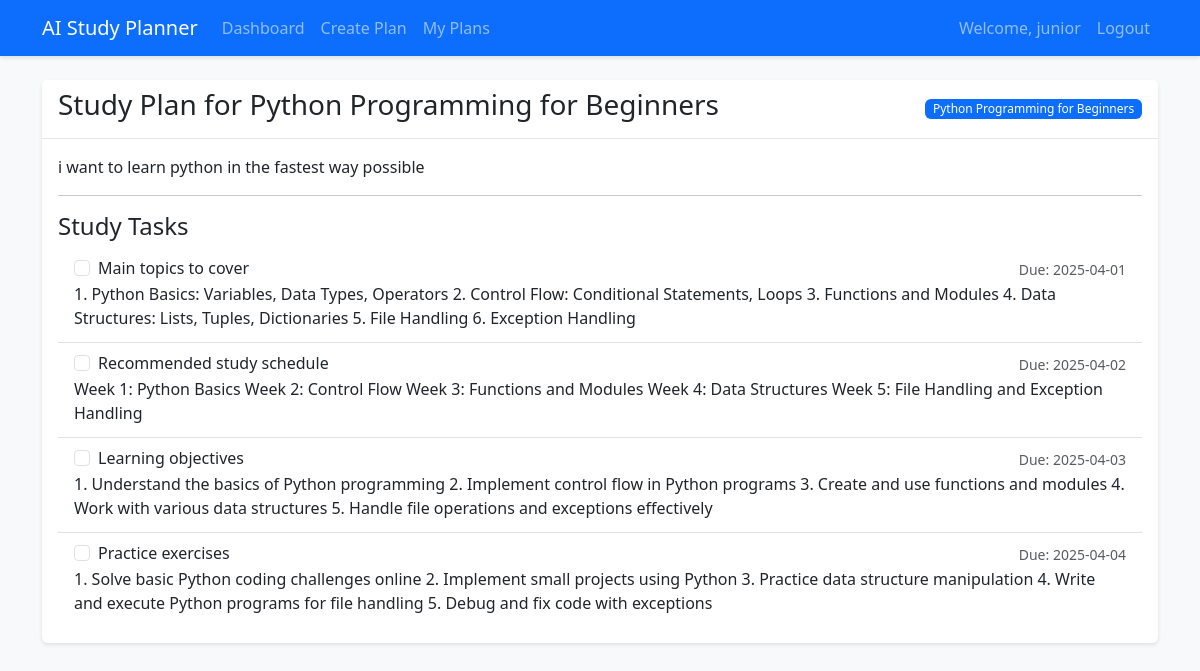
The app's page /plan/1 (signed in) with its own data.
### app/models/user.py (models this page shows, shortened)
class User(UserMixin, db.Model):
    id = db.Column(db.Integer, primary_key=True)
    username = db.Column(db.String(64), unique=True, nullable=False)
    email = db.Column(db.String(120), unique=True, nullable=False)
    password_hash = db.Column(db.String(128))
    study_plans = db.relationship('StudyPlan', backref='user', lazy=True)

### app/models/study_plan.py (models this page shows)
class StudyPlan(db.Model):
    id = db.Column(db.Integer, primary_key=True)
    title = db.Column(db.String(100), nullable=False)
    subject = db.Column(db.String(100), nullable=False)
    description = db.Column(db.Text)
    created_at = db.Column(db.DateTime, default=datetime.utcnow)
    user_id = db.Column(db.Integer, db.ForeignKey('user.id'), nullable=False)
    tasks = db.relationship('StudyTask', backref='study_plan', lazy=True)

class StudyTask(db.Model):
    id = db.Column(db.Integer, primary_key=True)
    title = db.Column(db.String(100), nullable=False)
    description = db.Column(db.Text)
    due_date = db.Column(db.DateTime)
    completed = db.Column(db.Boolean, default=False)
    study_plan_id = db.Column(db.Integer, db.ForeignKey('study_plan.id'), nullable=False)
    created_at = db.Column(db.DateTime, default=datetime.utcnow)

### app/routes/study_planner.py (the view)
@bp.route('/plan/<int:plan_id>')
@login_required
def view_plan(plan_id):
    plan = StudyPlan.query.get_or_404(plan_id)
    if plan.user_id != current_user.id:
        flash('Access denied.')
        return redirect(url_for('main.dashboard'))
    return render_template('study_planner/view_plan.html', plan=plan)

### app/models/user.py (called while the page is built)
@login_manager.user_loader
def load_user(id):
    return User.query.get(int(id))

### app/templates/study_planner/view_plan.html (shortened to what this page needs)
{% extends "base.html" %}
{% block content %}
<div class="row">
    <div class="col-md-12">
        <div class="card">
            <div class="card-header d-flex justify-content-between align-items-center">
                <h3>{{ plan.title }}</h3>
                <span class="badge bg-primary">{{ plan.subject }}</span>
            </div>
            <div class="card-body">
                <p class="card-text">{{ plan.description }}</p>
                <hr>
                <h4>Study Tasks</h4>
                <div class="list-group">
                    {% for task in plan.tasks %}
                    <div class="list-group-item">
                        <div class="d-flex w-100 justify-content-between align-items-center">
                            <div class="form-check">
                                <input class="form-check-input task-checkbox" type="checkbox"
                                       data-task-id="{{ task.id }}"
                                       {% if task.completed %}checked{% endif %}>
                                <label class="form-check-label {% if task.completed %}text-decoration-line-through{% endif %}">
                                    {{ task.title }}
                                </label>
                            </div>
                            <small class="text-muted">Due: {{ task.due_date.strftime('%Y-%m-%d') }}</small>
                        </div>
                        <p class="mb-1">{{ task.description }}</p>
                    </div>
                    {% endfor %}
                </div>
            </div>
        </div>
    </div>
</div>
{% endblock %}

### app/templates/base.html (shortened to what this page needs)
<!DOCTYPE html>
<html lang="en">
<head>
    <link href="https://cdn.jsdelivr.net/npm/bootstrap@5.3.0/dist/css/bootstrap.min.css" rel="stylesheet">
    <link rel="stylesheet" href="{{ url_for('static', filename='css/style.css') }}">
</head>
<body>
    <nav class="navbar navbar-expand-lg navbar-dark bg-primary">
        <div class="container">
            <a class="navbar-brand" href="{{ url_for('main.index') }}">AI Study Planner</a>
            <div class="collapse navbar-collapse" id="navbarNav">
                <ul class="navbar-nav me-auto">
                    {% if current_user.is_authenticated %}
                    <li class="nav-item">
                        <a class="nav-link" href="{{ url_for('main.dashboard') }}">Dashboard</a>
                    </li>
                    <li class="nav-item">
                        <a class="nav-link" href="{{ url_for('study_planner.create_plan') }}">Create Plan</a>
                    </li>
                    <li class="nav-item">
                        <a class="nav-link" href="{{ url_for('study_planner.list_plans') }}">My Plans</a>
                    </li>
                    {% endif %}
                </ul>
                <ul class="navbar-nav">
                    {% if current_user.is_authenticated %}
                    <li class="nav-item">
                        <span class="nav-link">Welcome, {{ current_user.username }}</span>
                    </li>
                    <li class="nav-item">
                        <a class="nav-link" href="{{ url_for('auth.logout') }}">Logout</a>
                    </li>
                    {% endif %}
                </ul>
            </div>
        </div>
    </nav>
    <div class="container mt-4">
        {% block content %}{% endblock %}
    </div>
</body>
</html>

### app/static/css/style.css (style rules this page uses)
body { background-color: #f8f9fa; }
.card { box-shadow: 0 2px 4px rgba(0,0,0,0.1); border: none; }
.card-header { background-color: #fff; border-bottom: 1px solid rgba(0,0,0,0.1); }
.navbar { box-shadow: 0 2px 4px rgba(0,0,0,0.1); }
.list-group-item { border-left: none; border-right: none; }
.list-group-item:first-child { border-top: none; }
.list-group-item:last-child { border-bottom: none; }
.badge { font-weight: 500; }

### records on screen
User: username "junior"
StudyPlan: title "Study Plan for Python Programming for Beginners", subject "Python Programming for Beginners", description "i want to learn python in the fastest way possible"
StudyTask: title "Main topics to cover", due_date "2025-04-01", description "1. Python Basics: Variables, Data Types, Operators 2. Control Flow: Conditional Statements, Loops 3. Functions and Modules 4. Data Structures: Lists, Tuples, Dictionaries 5. File Handling 6. Exception Handling"
StudyTask: title "Recommended study schedule", due_date "2025-04-02", description "Week 1: Python Basics Week 2: Control Flow Week 3: Functions and Modules Week 4: Data Structures Week 5: File Handling and Exception Handling"
StudyTask: title "Learning objectives", due_date "2025-04-03", description "1. Understand the basics of Python programming 2. Implement control flow in Python programs 3. Create and use functions and modules 4. Work with various data structures 5. Handle file operations and exceptions effectively"
StudyTask: title "Practice exercises", due_date "2025-04-04", description "1. Solve basic Python coding challenges online 2. Implement small projects using Python 3. Practice data structure manipulation 4. Write and execute Python programs for file handling 5. Debug and fix code with exceptions"
